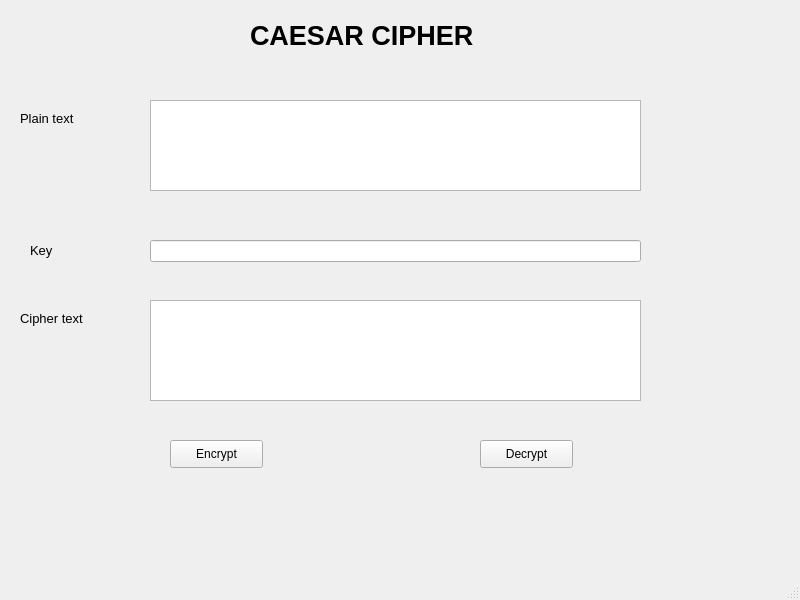
<?xml version="1.0" encoding="UTF-8"?>
<ui version="4.0">
 <class>MainWindow</class>
 <widget class="QMainWindow" name="MainWindow">
  <property name="geometry">
   <rect>
    <x>0</x>
    <y>0</y>
    <width>800</width>
    <height>600</height>
   </rect>
  </property>
  <property name="windowTitle">
   <string>MainWindow</string>
  </property>
  <widget class="QWidget" name="centralwidget">
   <widget class="QLabel" name="label">
    <property name="geometry">
     <rect>
      <x>20</x>
      <y>110</y>
      <width>91</width>
      <height>16</height>
     </rect>
    </property>
    <property name="font">
     <font>
      <pointsize>10</pointsize>
     </font>
    </property>
    <property name="text">
     <string>Plain text</string>
    </property>
   </widget>
   <widget class="QLabel" name="label_2">
    <property name="geometry">
     <rect>
      <x>30</x>
      <y>240</y>
      <width>55</width>
      <height>21</height>
     </rect>
    </property>
    <property name="font">
     <font>
      <pointsize>10</pointsize>
     </font>
    </property>
    <property name="text">
     <string>Key</string>
    </property>
   </widget>
   <widget class="QLabel" name="label_3">
    <property name="geometry">
     <rect>
      <x>20</x>
      <y>310</y>
      <width>91</width>
      <height>16</height>
     </rect>
    </property>
    <property name="font">
     <font>
      <pointsize>10</pointsize>
     </font>
    </property>
    <property name="text">
     <string>Cipher text</string>
    </property>
   </widget>
   <widget class="QTextEdit" name="txtplaintext">
    <property name="geometry">
     <rect>
      <x>150</x>
      <y>100</y>
      <width>491</width>
      <height>91</height>
     </rect>
    </property>
   </widget>
   <widget class="QTextEdit" name="txtciphertext">
    <property name="geometry">
     <rect>
      <x>150</x>
      <y>300</y>
      <width>491</width>
      <height>101</height>
     </rect>
    </property>
   </widget>
   <widget class="QLineEdit" name="txtkey">
    <property name="geometry">
     <rect>
      <x>150</x>
      <y>240</y>
      <width>491</width>
      <height>22</height>
     </rect>
    </property>
   </widget>
   <widget class="QPushButton" name="btnEncrypt">
    <property name="geometry">
     <rect>
      <x>170</x>
      <y>440</y>
      <width>93</width>
      <height>28</height>
     </rect>
    </property>
    <property name="text">
     <string>Encrypt</string>
    </property>
   </widget>
   <widget class="QPushButton" name="btnDecrypt">
    <property name="geometry">
     <rect>
      <x>480</x>
      <y>440</y>
      <width>93</width>
      <height>28</height>
     </rect>
    </property>
    <property name="text">
     <string>Decrypt</string>
    </property>
   </widget>
   <widget class="QLabel" name="label_4">
    <property name="geometry">
     <rect>
      <x>250</x>
      <y>20</y>
      <width>301</width>
      <height>31</height>
     </rect>
    </property>
    <property name="font">
     <font>
      <pointsize>20</pointsize>
      <weight>75</weight>
      <bold>true</bold>
     </font>
    </property>
    <property name="text">
     <string>CAESAR CIPHER</string>
    </property>
   </widget>
  </widget>
  <widget class="QMenuBar" name="menubar">
   <property name="geometry">
    <rect>
     <x>0</x>
     <y>0</y>
     <width>800</width>
     <height>26</height>
    </rect>
   </property>
  </widget>
  <widget class="QStatusBar" name="statusbar"/>
 </widget>
 <resources/>
 <connections/>
</ui>
